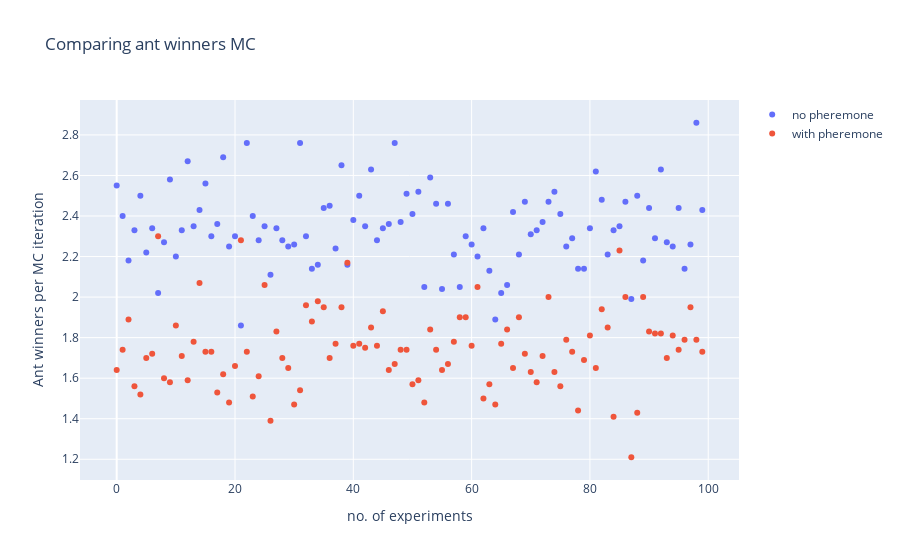

The cell this chart's notebook holds for it:
### Code cell
fig = go.Figure()
x_axis = list(range(num_points))

fig.add_trace(go.Scatter(x=x_axis, y=ant_winner_list_mc,
                    mode='markers',
                    name='no pheremone'))
fig.add_trace(go.Scatter(x=x_axis, y=ant_winner_list_opt_mc,
                    mode='markers',
                    name='with pheremone'))
fig.update_layout(title='Comparing ant winners MC',
                   xaxis_title='no. of experiments',
                   yaxis_title='Ant winners per MC iteration')
fig.show()
print("Mean ant winner without pheremone: ", statistics.mean(ant_winner_list_mc))
print("Median ant winner without pheremone: ", statistics.median(ant_winner_list_mc))
print("Mean ant winner with pheremone: ", statistics.mean(ant_winner_list_opt_mc))
print("Median ant winner with pheremone: ", statistics.median(ant_winner_list_opt_mc))

### Figure 1 — Plotly figure (JSON) as saved in the notebook; plotly's stock layout.template omitted (floating-point values rounded to 4 significant figures)
{"data": [{"mode": "markers", "name": "no pheremone", "type": "scatter", "x": [0, 1, 2, 3, 4, 5, 6, 7, 8, 9, 10, 11, 12, 13, 14, 15, 16, 17, 18, 19, 20, 21, 22, 23, 24, 25, 26, 27, 28, 29, 30, 31, 32, 33, 34, 35, 36, 37, 38, 39, 40, 41, 42, 43, 44, 45, 46, 47, 48, 49, 50, 51, 52, 53, 54, 55, 56, 57, 58, 59, 60, 61, 62, 63, 64, 65, 66, 67, 68, 69, 70, 71, 72, 73, 74, 75, 76, 77, 78, 79, 80, 81, 82, 83, 84, 85, 86, 87, 88, 89, 90, 91, 92, 93, 94, 95, 96, 97, 98, 99], "y": [2.55, 2.4, 2.18, 2.33, 2.5, 2.22, 2.34, 2.02, 2.27, 2.58, 2.2, 2.33, 2.67, 2.35, 2.43, 2.56, 2.3, 2.36, 2.69, 2.25, 2.3, 1.86, 2.76, 2.4, 2.28, 2.35, 2.11, 2.34, 2.28, 2.25, 2.26, 2.76, 2.3, 2.14, 2.16, 2.44, 2.45, 2.24, 2.65, 2.16, 2.38, 2.5, 2.35, 2.63, 2.28, 2.34, 2.36, 2.76, 2.37, 2.51, 2.41, 2.52, 2.05, 2.59, 2.46, 2.04, 2.46, 2.21, 2.05, 2.3, 2.26, 2.2, 2.34, 2.13, 1.89, 2.02, 2.06, 2.42, 2.21, 2.47, 2.31, 2.33, 2.37, 2.47, 2.52, 2.41, 2.25, 2.29, 2.14, 2.14, 2.34, 2.62, 2.48, 2.21, 2.33, 2.35, 2.47, 1.99, 2.5, 2.18, 2.44, 2.29, 2.63, 2.27, 2.25, 2.44, 2.14, 2.26, 2.86, 2.43]}, {"mode": "markers", "name": "with pheremone", "type": "scatter", "x": [0, 1, 2, 3, 4, 5, 6, 7, 8, 9, 10, 11, 12, 13, 14, 15, 16, 17, 18, 19, 20, 21, 22, 23, 24, 25, 26, 27, 28, 29, 30, 31, 32, 33, 34, 35, 36, 37, 38, 39, 40, 41, 42, 43, 44, 45, 46, 47, 48, 49, 50, 51, 52, 53, 54, 55, 56, 57, 58, 59, 60, 61, 62, 63, 64, 65, 66, 67, 68, 69, 70, 71, 72, 73, 74, 75, 76, 77, 78, 79, 80, 81, 82, 83, 84, 85, 86, 87, 88, 89, 90, 91, 92, 93, 94, 95, 96, 97, 98, 99], "y": [1.64, 1.74, 1.89, 1.56, 1.52, 1.7, 1.72, 2.3, 1.6, 1.58, 1.86, 1.71, 1.59, 1.78, 2.07, 1.73, 1.73, 1.53, 1.62, 1.48, 1.66, 2.28, 1.73, 1.51, 1.61, 2.06, 1.39, 1.83, 1.7, 1.65, 1.47, 1.54, 1.96, 1.88, 1.98, 1.95, 1.7, 1.77, 1.95, 2.17, 1.76, 1.77, 1.75, 1.85, 1.76, 1.93, 1.64, 1.67, 1.74, 1.74, 1.57, 1.59, 1.48, 1.84, 1.74, 1.64, 1.67, 1.78, 1.9, 1.9, 1.76, 2.05, 1.5, 1.57, 1.47, 1.77, 1.84, 1.65, 1.9, 1.72, 1.63, 1.58, 1.71, 2, 1.63, 1.56, 1.79, 1.73, 1.44, 1.69, 1.81, 1.65, 1.94, 1.85, 1.41, 2.23, 2, 1.21, 1.43, 2, 1.83, 1.82, 1.82, 1.7, 1.81, 1.74, 1.79, 1.95, 1.79, 1.73]}], "layout": {"title": {"text": "Comparing ant winners MC"}, "xaxis": {"title": {"text": "no. of experiments"}}, "yaxis": {"title": {"text": "Ant winners per MC iteration"}}}}
